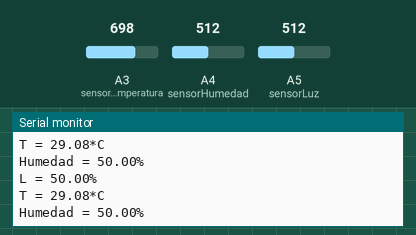
Recording of a sketch running on a simulated Arduino Uno, built with avr-gcc and run on an emulated ATmega328P. On the bench: the last lines printed to the serial monitor. Inputs (shaded band) come from the test bench; at power-on: A3 (sensorTemperatura) = 698, A4 (sensorHumedad) = 512, A5 (sensorLuz) = 512.

Above: at 6.8 s.
6.9 s: A3 (sensorTemperatura) set to 753
At 13.2 s:
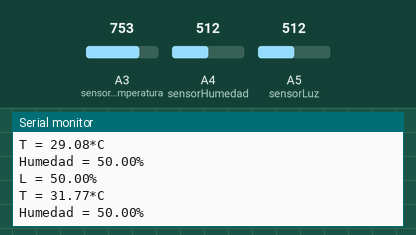
13.6 s: A4 (sensorHumedad) set to 716
At 19.3 s:
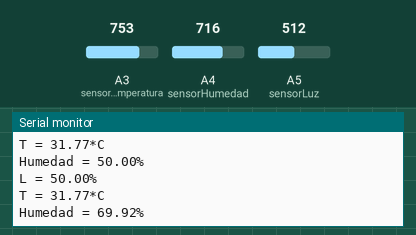
20.3 s: A5 (sensorLuz) set to 716
At 25.1 s:
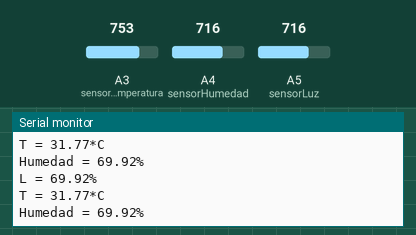
27.0 s: A3 (sensorTemperatura) set to 802
At 31.0 s:
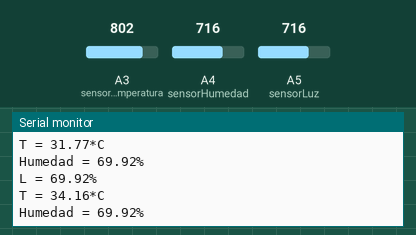
33.7 s: A4 (sensorHumedad) set to 900
At 36.8 s:
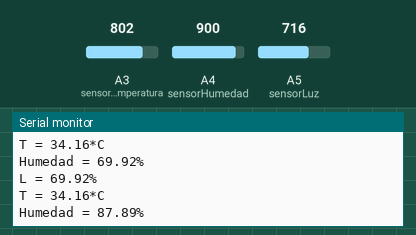
40.4 s: A5 (sensorLuz) set to 900
At 42.7 s:
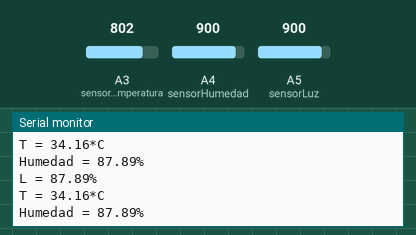
Timing chart, 0 to 44.2 s (numbered marks = the images above; inputs shaded):
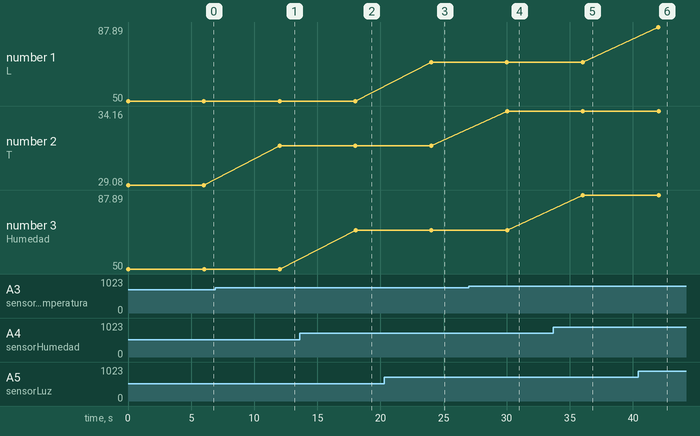

Measured:
- after the input at 6.9 s, the serial monitor: prints a new line after 5.1 s (image 1)
- after the input at 13.6 s, the serial monitor: prints a new line after 4.4 s (image 2)
- after the input at 20.3 s, the serial monitor: prints a new line after 3.7 s (image 3)
- after the input at 27.0 s, the serial monitor: prints a new line after 3.0 s (image 4)
- after the input at 33.7 s, the serial monitor: prints a new line after 2.3 s (image 5)
- after the input at 40.4 s, the serial monitor: prints a new line after 1.6 s (image 6)
- plotted number 2: 29.08 → 31.77 after the input at 6.9 s, 31.77 → 34.16 after the input at 27.0 s
- plotted number 3: 50 → 69.92 after the input at 13.6 s, 69.92 → 87.89 after the input at 33.7 s

The sketch:

TemperaturaLuzYHumedad.ino
```cpp
float temperatura;
float luz;
float humedad;

int sensorTemperatura = A3;
int sensorHumedad = A4;
int sensorLuz =A5;


void setup()
{
  Serial.begin(9600);
  analogReference(INTERNAL);
}

void loop()
{
  LecturaLuz();
  LecturaTemperatura();
  LecturaHumedad();
  delay(3000);
  delay(3000);
}
void LecturaHumedad(){
  humedad = analogRead (sensorHumedad)/1024.0*100.0;
  Serial.print("Humedad = ");
  Serial.print(humedad);
  Serial.println("%");

}


void   LecturaTemperatura(){
   temperatura = analogRead(sensorTemperatura) * 5.0/1024.0;
   temperatura = (temperatura-0.5)*10;


  //temperatura = temperatura/ 9.31;
  //temperatura = temperatura;

  Serial.print("T = ");
  Serial.print(temperatura);
  Serial.print("*C");
  Serial.println();
}

void  LecturaLuz(){
  luz = (analogRead(sensorLuz)/1024.00)*100;//leer el valor del sensor de A0
  Serial.print("L = ");
  Serial.print(luz);//I
  Serial.println("%");
}
```
